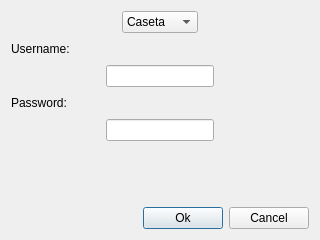
<?xml version="1.0" encoding="UTF-8"?>
<ui version="4.0">
 <class>LoginDialog</class>
 <widget class="QDialog" name="LoginDialog">
  <property name="geometry">
   <rect>
    <x>0</x>
    <y>0</y>
    <width>320</width>
    <height>240</height>
   </rect>
  </property>
  <property name="minimumSize">
   <size>
    <width>320</width>
    <height>240</height>
   </size>
  </property>
  <property name="maximumSize">
   <size>
    <width>640</width>
    <height>480</height>
   </size>
  </property>
  <property name="windowTitle">
   <string>ParkingPOS - Login</string>
  </property>
  <layout class="QVBoxLayout" name="verticalLayout">
   <item>
    <layout class="QHBoxLayout" name="horizontalLayout_2">
     <item>
      <spacer name="horizontalSpacer_4">
       <property name="orientation">
        <enum>Qt::Horizontal</enum>
       </property>
       <property name="sizeHint" stdset="0">
        <size>
         <width>40</width>
         <height>20</height>
        </size>
       </property>
      </spacer>
     </item>
     <item>
      <widget class="QComboBox" name="comboBox">
       <item>
        <property name="text">
         <string>Caseta</string>
        </property>
       </item>
       <item>
        <property name="text">
         <string>Boletera</string>
        </property>
       </item>
      </widget>
     </item>
     <item>
      <spacer name="horizontalSpacer_5">
       <property name="orientation">
        <enum>Qt::Horizontal</enum>
       </property>
       <property name="sizeHint" stdset="0">
        <size>
         <width>40</width>
         <height>20</height>
        </size>
       </property>
      </spacer>
     </item>
    </layout>
   </item>
   <item>
    <layout class="QHBoxLayout" name="horizontalLayout_3">
     <item>
      <widget class="QLabel" name="label">
       <property name="text">
        <string>Username:</string>
       </property>
      </widget>
     </item>
     <item>
      <spacer name="horizontalSpacer_3">
       <property name="orientation">
        <enum>Qt::Horizontal</enum>
       </property>
       <property name="sizeHint" stdset="0">
        <size>
         <width>40</width>
         <height>20</height>
        </size>
       </property>
      </spacer>
     </item>
    </layout>
   </item>
   <item>
    <layout class="QHBoxLayout" name="horizontalLayout_6">
     <item>
      <spacer name="horizontalSpacer_8">
       <property name="orientation">
        <enum>Qt::Horizontal</enum>
       </property>
       <property name="sizeHint" stdset="0">
        <size>
         <width>40</width>
         <height>20</height>
        </size>
       </property>
      </spacer>
     </item>
     <item>
      <widget class="QLineEdit" name="lineEdit"/>
     </item>
     <item>
      <spacer name="horizontalSpacer_9">
       <property name="orientation">
        <enum>Qt::Horizontal</enum>
       </property>
       <property name="sizeHint" stdset="0">
        <size>
         <width>40</width>
         <height>20</height>
        </size>
       </property>
      </spacer>
     </item>
    </layout>
   </item>
   <item>
    <layout class="QHBoxLayout" name="horizontalLayout_4">
     <item>
      <widget class="QLabel" name="label_2">
       <property name="text">
        <string>Password:</string>
       </property>
      </widget>
     </item>
     <item>
      <spacer name="horizontalSpacer_2">
       <property name="orientation">
        <enum>Qt::Horizontal</enum>
       </property>
       <property name="sizeHint" stdset="0">
        <size>
         <width>40</width>
         <height>20</height>
        </size>
       </property>
      </spacer>
     </item>
    </layout>
   </item>
   <item>
    <layout class="QHBoxLayout" name="horizontalLayout_5">
     <item>
      <spacer name="horizontalSpacer_6">
       <property name="orientation">
        <enum>Qt::Horizontal</enum>
       </property>
       <property name="sizeHint" stdset="0">
        <size>
         <width>40</width>
         <height>20</height>
        </size>
       </property>
      </spacer>
     </item>
     <item>
      <widget class="QLineEdit" name="lineEdit_2"/>
     </item>
     <item>
      <spacer name="horizontalSpacer_7">
       <property name="orientation">
        <enum>Qt::Horizontal</enum>
       </property>
       <property name="sizeHint" stdset="0">
        <size>
         <width>40</width>
         <height>20</height>
        </size>
       </property>
      </spacer>
     </item>
    </layout>
   </item>
   <item>
    <spacer name="verticalSpacer">
     <property name="orientation">
      <enum>Qt::Vertical</enum>
     </property>
     <property name="sizeHint" stdset="0">
      <size>
       <width>20</width>
       <height>0</height>
      </size>
     </property>
    </spacer>
   </item>
   <item>
    <layout class="QHBoxLayout" name="horizontalLayout">
     <item>
      <spacer name="horizontalSpacer">
       <property name="orientation">
        <enum>Qt::Horizontal</enum>
       </property>
       <property name="sizeHint" stdset="0">
        <size>
         <width>40</width>
         <height>20</height>
        </size>
       </property>
      </spacer>
     </item>
     <item>
      <widget class="QPushButton" name="pushButton">
       <property name="text">
        <string>Ok</string>
       </property>
      </widget>
     </item>
     <item>
      <widget class="QPushButton" name="pushButton_2">
       <property name="text">
        <string>Cancel</string>
       </property>
      </widget>
     </item>
    </layout>
   </item>
  </layout>
 </widget>
 <layoutdefault spacing="6" margin="11"/>
 <resources/>
 <connections>
  <connection>
   <sender>lineEdit</sender>
   <signal>returnPressed()</signal>
   <receiver>pushButton</receiver>
   <slot>click()</slot>
   <hints>
    <hint type="sourcelabel">
     <x>173</x>
     <y>77</y>
    </hint>
    <hint type="destinationlabel">
     <x>248</x>
     <y>179</y>
    </hint>
   </hints>
  </connection>
  <connection>
   <sender>lineEdit_2</sender>
   <signal>returnPressed()</signal>
   <receiver>pushButton</receiver>
   <slot>click()</slot>
   <hints>
    <hint type="sourcelabel">
     <x>181</x>
     <y>140</y>
    </hint>
    <hint type="destinationlabel">
     <x>212</x>
     <y>176</y>
    </hint>
   </hints>
  </connection>
  <connection>
   <sender>pushButton_2</sender>
   <signal>released()</signal>
   <receiver>LoginDialog</receiver>
   <slot>close()</slot>
   <hints>
    <hint type="sourcelabel">
     <x>306</x>
     <y>175</y>
    </hint>
    <hint type="destinationlabel">
     <x>292</x>
     <y>56</y>
    </hint>
   </hints>
  </connection>
 </connections>
</ui>
